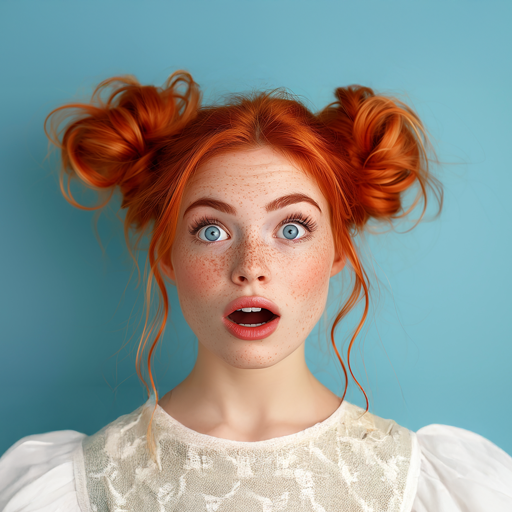
#> input picture FaceLift/examples/000.png, 512 x 512 px; its folder holds only this picture in this run
$ python -i postprocess_maps.py   (imports and definitions only)   (older library calls are emulated)
#> lines starting #> are read from the running program, lines starting #| are printed output that depends on the picture
"""
Post-processing pipeline for FaceLift rendered maps.

Step 4.5: Landmark Alignment + Depth Renormalization + Normal Smoothing + Artifact Cleanup
          + Depth-Normal Consistency Check

Uses OpenCV's Haar cascade for face detection and feature-based alignment.
No external model downloads required.
"""

import numpy as np
import cv2
from pathlib import Path
from PIL import Image
from typing import Optional, Tuple, Dict
import json
import warnings

# [1 line not run here, left out]


# ============================================================
# 1. Facial Landmark Alignment (OpenCV-based)
# ============================================================

class LandmarkAligner:
    """
    Detect face region and key features in original RGB and rendered RGB,
    compute similarity transform, apply to depth/normal/opacity.

    Uses OpenCV's Haar cascade for face detection and template matching
    for eye/nose localization - no external model downloads needed.
    """

    def __init__(self):
        # Load OpenCV's built-in Haar cascades
        cv2_data = cv2.data.haarcascades
        self.face_cascade = cv2.CascadeClassifier(
            cv2_data + "haarcascade_frontalface_default.xml"
        )
        self.eye_cascade = cv2.CascadeClassifier(
            cv2_data + "haarcascade_eye.xml"
        )

    def detect_landmarks(self, img_rgb: np.ndarray) -> Optional[np.ndarray]:
        """
        Detect face keypoints: eyes center + nose tip + face center + chin.
        Returns (N, 2) array of anchor points, or None if detection fails.
        """
        gray = cv2.cvtColor(img_rgb, cv2.COLOR_RGB2GRAY)
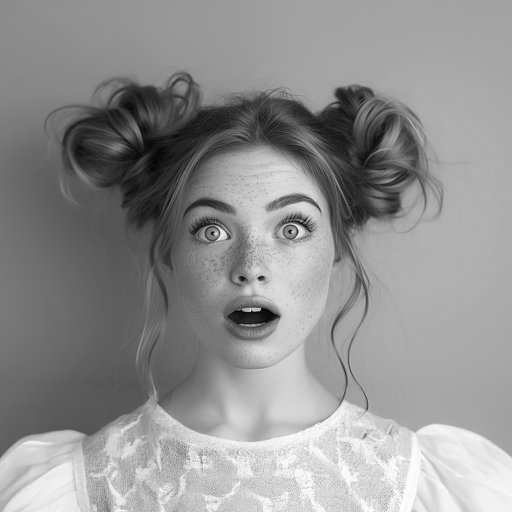
#> gray: shape (512, 512); min 0, max 255, mean 145.4
        h, w = gray.shape
#> h = 512; w = 512

        # Detect face
        faces = self.face_cascade.detectMultiScale(
            gray, scaleFactor=1.1, minNeighbors=5, minSize=(50, 50)
        )
#> faces = [[151, 146, 207, 207]]

        if len(faces) == 0:
            # Fallback: use opacity/brightness-based centroid
            return self._fallback_keypoints(gray)

        # Take largest face
        face = max(faces, key=lambda f: f[2] * f[3])
#> face = [151, 146, 207, 207]
        fx, fy, fw, fh = face
#> fx = 151; fy = 146; fw = 207; fh = 207

        # Face center
        face_cx = fx + fw / 2.0
#> face_cx = 254.5
        face_cy = fy + fh / 2.0
#> face_cy = 249.5

        # Detect eyes within face region
        face_roi = gray[fy:fy + fh, fx:fx + fw]
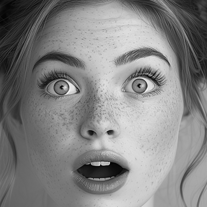
#> face_roi: shape (207, 207); min 0, max 244, mean 132
        eyes = self.eye_cascade.detectMultiScale(
            face_roi, scaleFactor=1.1, minNeighbors=5, minSize=(20, 20)
        )
#> eyes = [[77, 120, 25, 25], [33, 59, 51, 51], [117, 58, 49, 49], [68, 141, 63, 63]]

        # Build keypoints
        points = []

        if len(eyes) >= 2:
            # Sort by x to get left eye, right eye
            eyes_sorted = sorted(eyes, key=lambda e: e[0])
#> eyes_sorted = [[33, 59, 51, 51], [68, 141, 63, 63], [77, 120, 25, 25], [117, 58, 49, 49]]
            for eye in eyes_sorted[:2]:
                ex, ey, ew, eh = eye
                points.append([fx + ex + ew / 2.0, fy + ey + eh / 2.0])
#> this loop made 2 passes
#> after the loop, points = [[209.5, 230.5], [250.5, 318.5]]
        else:
            # Estimate eye positions from face bbox
            points.append([face_cx - fw * 0.18, face_cy - fh * 0.12])
            points.append([face_cx + fw * 0.18, face_cy - fh * 0.12])

        # Nose tip estimate (center of face, slightly below middle)
        nose_x = face_cx
#> nose_x = 254.5
        nose_y = face_cy + fh * 0.08
#> nose_y = 266.1
        points.append([nose_x, nose_y])

        # Face center
        points.append([face_cx, face_cy])

        # Chin
        points.append([face_cx, fy + fh * 0.95])

        # Forehead
        points.append([face_cx, fy + fh * 0.05])

        return np.array(points, dtype=np.float32)

    # [82 lines left out: functions _fallback_keypoints, compute_alignment, apply_affine, not called in this run]

    def close(self):
        pass  # No resources to clean up for Haar cascades

    # [642 lines left out: functions refine_alignment_ecc, normalize_depth_nose_relative, smooth_normals, normals_from_depth, fill_holes, cleanup_artifacts and 3 more, not called in this run]

>>> import cv2
>>> picture = cv2.cvtColor(cv2.imread('../FaceLift/examples/000.png'), cv2.COLOR_BGR2RGB)
>>> result = LandmarkAligner().detect_landmarks(picture)
#> result = [[209.5, 230.5], [250.5, 318.5], [254.5, 266.1], [254.5, 249.5], [254.5, 342.6], [254.5, 156.4]]

$ run again, on FaceLift/examples/001.png
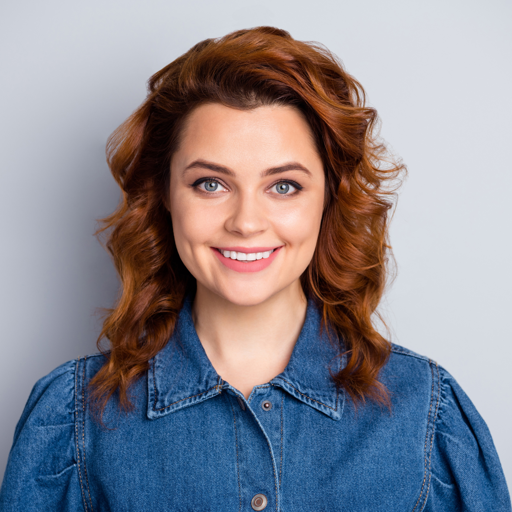
#> input picture FaceLift/examples/001.png, 512 x 512 px
#> in detect_landmarks, `gray = cv2.cvtColor(img_rgb, cv2.COLOR_RGB2GRAY)`:
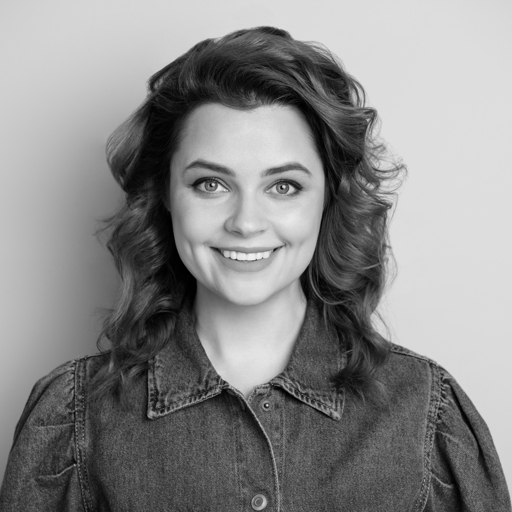
#> gray: shape (512, 512); min 0, max 245, mean 136.8
#> faces = [[347, 148, 72, 72], [154, 112, 188, 188]]
#> face = [154, 112, 188, 188]
#> fx = 154; fy = 112; fw = 188
#> face_cx = 248
#> face_cy = 206
#> in detect_landmarks, `face_roi = gray[fy:fy + fh, fx:fx + fw]`:
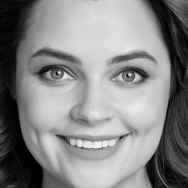
#> face_roi: shape (188, 188); min 0, max 245, mean 134.2
#> eyes = [[30, 50, 45, 45], [108, 54, 42, 42]]
#> the loop in detect_landmarks, `for eye in eyes_sorted[:2]:` made 2 passes
#> after the loop in detect_landmarks, `for eye in eyes_sorted[:2]:`: points = [[206.5, 184.5], [283, 187]]
#> nose_x = 248
#> nose_y = 221
#> result = [[206.5, 184.5], [283, 187], [248, 221], [248, 206], [248, 290.6], [248, 121.4]]

$ run again, on FaceLift/examples/002.png
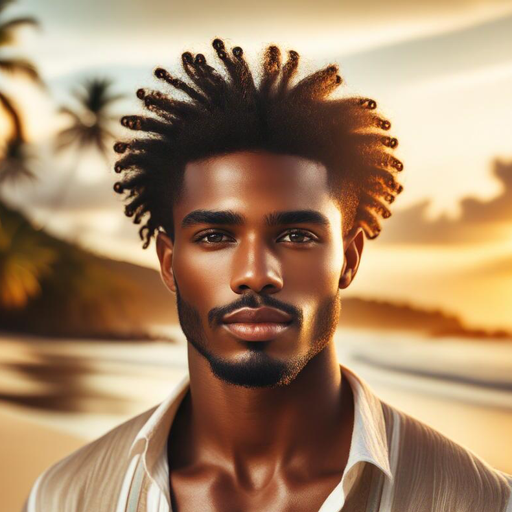
#> input picture FaceLift/examples/002.png, 512 x 512 px
#> in detect_landmarks, `gray = cv2.cvtColor(img_rgb, cv2.COLOR_RGB2GRAY)`:
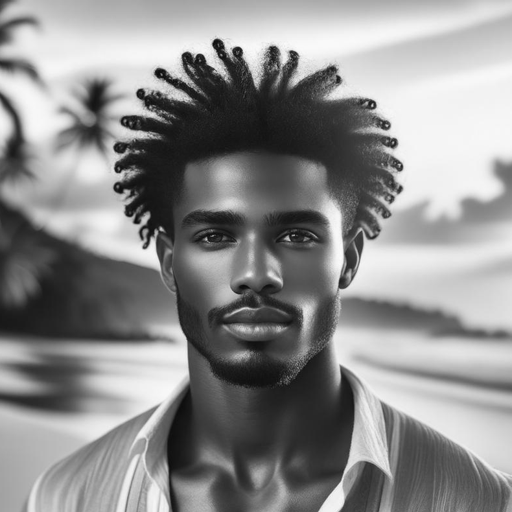
#> gray: shape (512, 512); min 9, max 251, mean 141.5
#> faces = [[157, 160, 196, 196]]
#> face = [157, 160, 196, 196]
#> fx = 157; fy = 160; fw = 196
#> face_cx = 255
#> face_cy = 258
#> in detect_landmarks, `face_roi = gray[fy:fy + fh, fx:fx + fw]`:
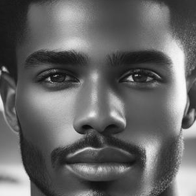
#> face_roi: shape (196, 196); min 11, max 251, mean 101
#> eyes = [[32, 60, 34, 34], [114, 51, 50, 50]]
#> the loop in detect_landmarks, `for eye in eyes_sorted[:2]:` made 2 passes
#> after the loop in detect_landmarks, `for eye in eyes_sorted[:2]:`: points = [[206, 237], [296, 236]]
#> nose_x = 255
#> nose_y = 273.7
#> result = [[206, 237], [296, 236], [255, 273.7], [255, 258], [255, 346.2], [255, 169.8]]

$ run again, on FaceLift/examples/003.png
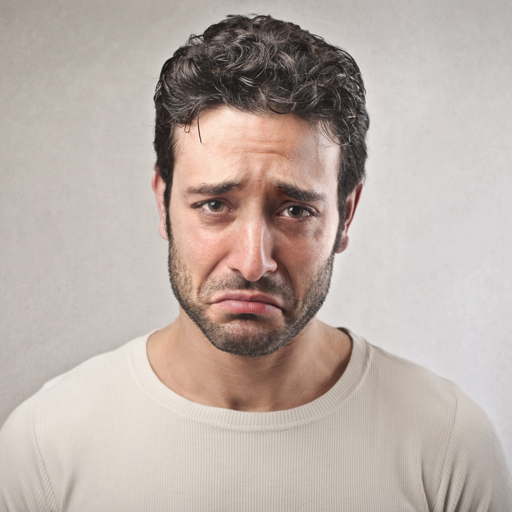
#> input picture FaceLift/examples/003.png, 512 x 512 px
#> in detect_landmarks, `gray = cv2.cvtColor(img_rgb, cv2.COLOR_RGB2GRAY)`:
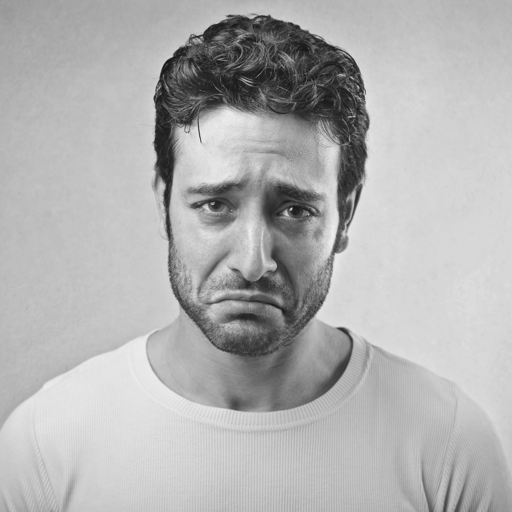
#> gray: shape (512, 512); min 20, max 239, mean 177.8
#> faces = [[138, 118, 231, 231]]
#> face = [138, 118, 231, 231]
#> fx = 138; fy = 118; fw = 231
#> face_cx = 253.5
#> face_cy = 233.5
#> in detect_landmarks, `face_roi = gray[fy:fy + fh, fx:fx + fw]`:
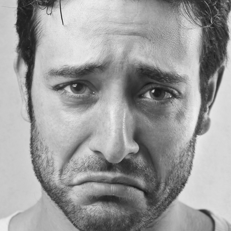
#> face_roi: shape (231, 231); min 24, max 239, mean 155.5
#> eyes = [[126, 66, 55, 55], [49, 59, 56, 56]]
#> eyes_sorted = [[49, 59, 56, 56], [126, 66, 55, 55]]
#> the loop in detect_landmarks, `for eye in eyes_sorted[:2]:` made 2 passes
#> after the loop in detect_landmarks, `for eye in eyes_sorted[:2]:`: points = [[215, 205], [291.5, 211.5]]
#> nose_x = 253.5
#> nose_y = 252
#> result = [[215, 205], [291.5, 211.5], [253.5, 252], [253.5, 233.5], [253.5, 337.5], [253.5, 129.6]]
